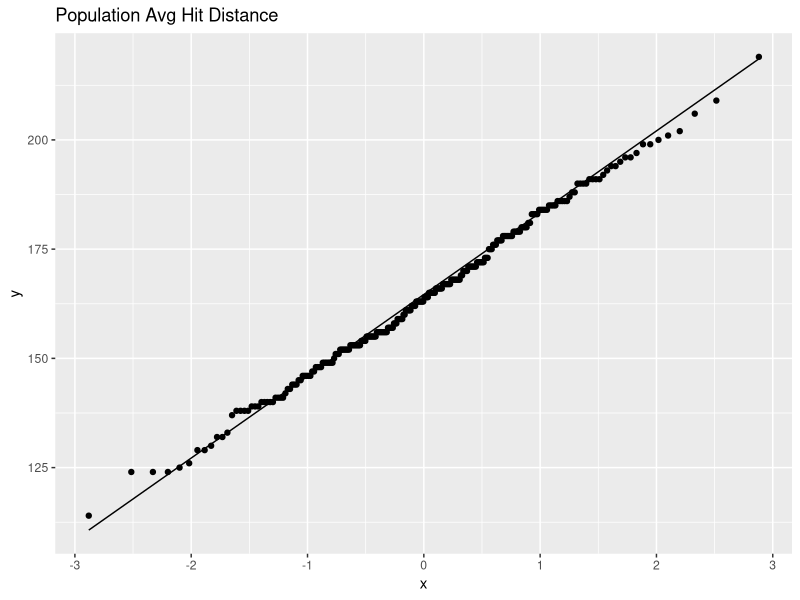
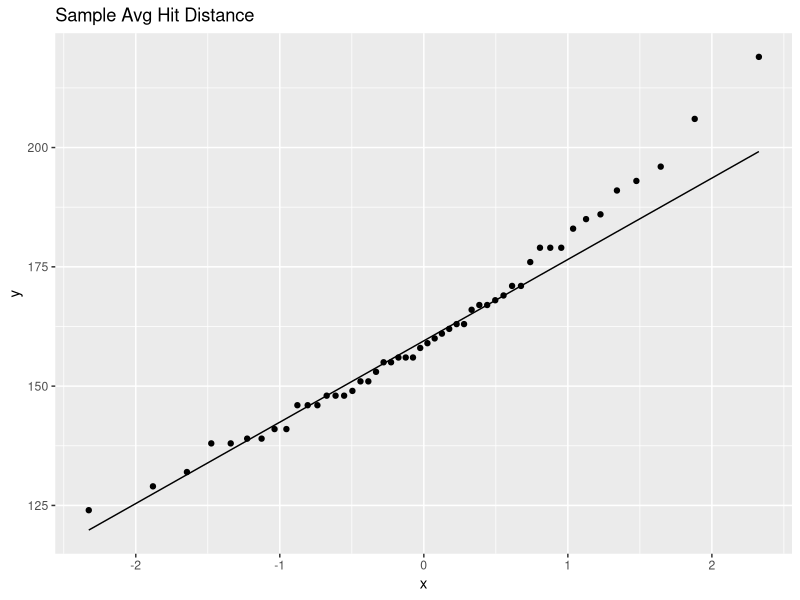

R code for these plots, in order:
## ---- chunk 1
knitr::opts_chunk$set(echo = TRUE)
## ---- chunk 2
library(tidyverse)
library(readr)
velo <- read_csv("exit_velocity.csv")
ba <- read_csv("expected_stats.csv")
velo$name <- paste(velo$first_name, velo$last_name)
ba$name <- paste(ba$first_name, ba$last_name)
velo <- velo[,-c(1,2)]
ba <- ba[,-c(1,2)]
mlb <- merge(x=velo,y=ba,by=c("name", "player_id"))
## ---- chunk 3
mlb <- mlb[,c(11,21)]         # subsetting to columns of interest
sub <- mlb[mlb$ba >= 0.275,]  # getting sample data
par(mfrow=c(1,2)) 
ggplot(mlb, aes(sample = avg_distance)) + stat_qq() + stat_qq_line()+
  labs(title="Population Avg Hit Distance")     # testing normality of population
ggplot(sub, aes(sample = avg_distance)) + stat_qq() + stat_qq_line()+
  labs(title="Sample Avg Hit Distance")   # testing normality of sample
## ---- chunk 4
pop_mean <- mean(mlb$avg_distance)    # getting the population mean
samp_mean <- mean(sub$avg_distance)   # getting the sample mean
t.test(sub$avg_distance, mu=pop_mean, alternative="greater") # conducting the test
